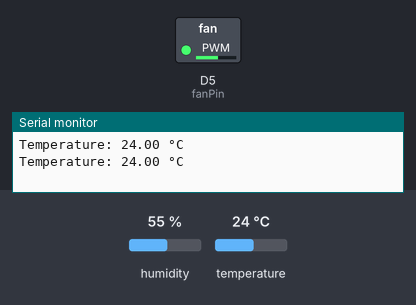
Simulated run of this sketch. Board: ESP8266 (NodeMCU). Shown: switched loads named in the sketch (green lamp = pin HIGH), the last lines printed to the serial monitor. Inputs (shaded band) come from the test bench; at power-on: temperature 24 °C, humidity 55 %.

Above: at 2.8 s.
2.9 s: temperature set to 12 °C
At 4.8 s:
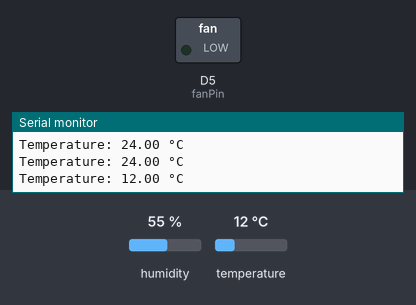
5.6 s: temperature set to 18 °C
8.3 s: temperature set to 21 °C
At 10.7 s:
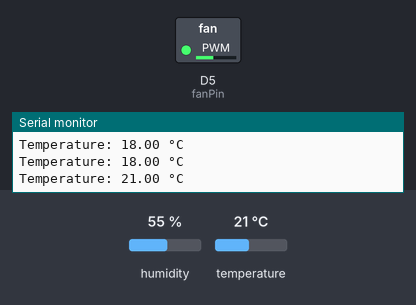
11.6 s: temperature set to 33 °C
At 13.1 s:
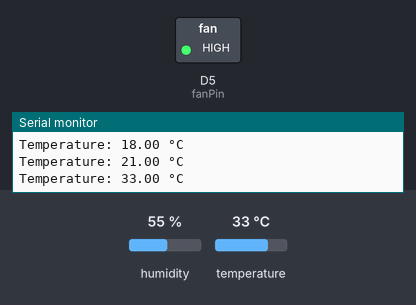
14.3 s: temperature set to 31 °C
17.4 s: temperature set to 28 °C
At 19.0 s:
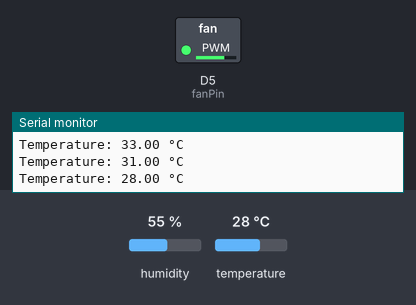
Timing chart, 0 to 20.5 s (numbered marks = the images above; inputs shaded):
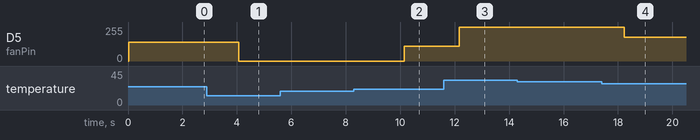

The sketch:

Automatic_fan_control.ino
```cpp
#include <DHT.h>  // Include the DHT library

#define DHTPIN D4    // Pin connected to the DHT11 sensor
#define DHTTYPE DHT11   // DHT sensor type

DHT dht(DHTPIN, DHTTYPE);   // Create a DHT object

const int fanPin = D5;   // Pin connected to the fan
const int minTemp = 20;  // Minimum temperature threshold
const int maxTemp = 30;  // Maximum temperature threshold
const int fanSpeeds[5] = {0, 100, 150, 200, 255};  // Fan speed levels (0-255)

void setup() {
  Serial.begin(115200);   // Initialize serial communication
  dht.begin();            // Initialize the DHT sensor
  pinMode(fanPin, OUTPUT);  // Set the fan pin as an output
}

void loop() {
  float temperature = dht.readTemperature();  // Read temperature from the DHT sensor

  if (isnan(temperature)) {
    Serial.println("Failed to read temperature from DHT sensor!");
    return;
  }

  Serial.print("Temperature: ");
  Serial.print(temperature);
  Serial.println(" °C");

  // Control fan speed based on temperature
  if (temperature < minTemp) {
    analogWrite(fanPin, fanSpeeds[0]);  // Set fan speed to the lowest level
  } else if (temperature >= maxTemp) {
    analogWrite(fanPin, fanSpeeds[4]);  // Set fan speed to the highest level
  } else {
    int fanSpeed = map(temperature, minTemp, maxTemp, fanSpeeds[1], fanSpeeds[3]);
    analogWrite(fanPin, fanSpeed);  // Set fan speed based on temperature
  }

  delay(2000);  // Wait for 2 seconds before taking the next temperature reading
}
```

Measured:
- the behaviour switches between 19 and 20 °C on temperature (found by bisection; images 1 and 2)
- the behaviour switches between 30 and 29 °C on temperature (found by bisection; images 3 and 4)
- after the input at 2.9 s, D5 (fanPin): 140/255 → 0/255 after 1.2 s
- after the input at 8.3 s, D5 (fanPin): 0/255 → 110/255 after 1.8 s
- after the input at 11.6 s, D5 (fanPin): 110/255 → 255/255 after 0.56 s
- after the input at 17.4 s, D5 (fanPin): 255/255 → 180/255 after 0.83 s
